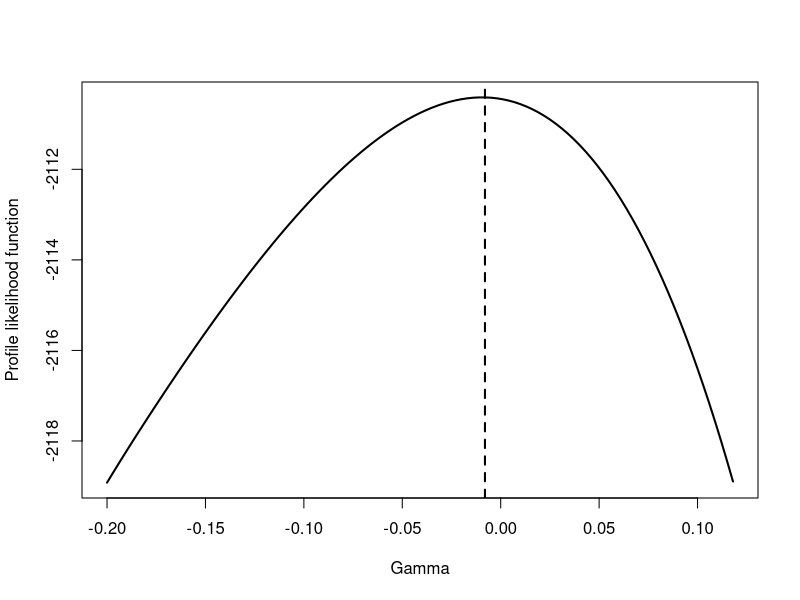

The R script that drew this image: (Note: this script raises an error after producing the figure.)
## R code for estimation in semi-competing endpoints with PVF frailty: Restricted Model 
## Written by: Elizbeth Bedia
## Edited by: Dipankar Bandyopadhyay, on 08/26/2023



############################ CALL DATA INTO R #####################################################
library(survival)
data(colon)
dados1=colon[colon$etype==1,]
dados2=colon[colon$etype==2,]
dados=colon
Y1=dados1$time/365 # years
d1=dados1$status
Y2=dados2$time/365 # years
d2=dados2$status
x1=as.factor(dados1$rx)
#x9 =as.factor(dados1$extent)	
#x10 =dados1$surg
#x11=dados2$node4

X=model.matrix(~1+x1)
nc=ncol(X)
nrow(X)


############## LIKELIHOOD FUNCTION FOR PVF FRAILTY (RESTRICTED MODEL) ############
LogLike.PVFRestC = function(par){
  gama = par[1]
  theta = par[2]
  beta1 = par[3]
  beta2 = par[4]
  nc=ncol(X)
  b1 = par[5:(nc+4)]
  b2 = par[(nc+5):(2*nc+4)]
  alpha1=exp(X%*%b1)
  alpha2=exp(X%*%b2)
  
  S1=alpha1*Y1^(beta1)+alpha2*Y2^(beta2)
  S2=alpha1*Y1^(beta1)+alpha2*Y1^(beta2)
  a1=(1+(theta*S1)/(1-gama))
  a2=(1+(theta*S2)/(1-gama))
  K1=exp((1-gama)/(theta*gama)*(1-(a1)^gama))
  K2=exp((1-gama)/(theta*gama)*(1-(a2)^gama))
  
  temp = (alpha1*beta1*Y1^(beta1-1))^d1*
    (alpha2*beta2*Y2^(beta2-1))^d2*
    (theta+a1^gama)^(d1*d2)*
    a1^(d1*(gama-1-d2))*K1^d1*
    a2^((gama-1)*d2*(1-d1))*K2^(1-d1)
  lglik = sum(log(temp))
  return(lglik)
}
################################################################################
par=c(0.9,1,.01,.01,rep(-0.01,2*nc))
LogLike.PVFRestC(par)
fit=optim(par,LogLike.PVFRestC,control=list(fnscale=-1),method="L-BFGS-B",hessian = T)
#lower = c(-1, rep(0.0001,3),rep(-Inf,3)),upper = c(1,rep(Inf, length(par)-1)))
EMV=fit$par
EP=sqrt(diag(solve(-fit$hessian)))
L=EMV-qnorm(0.975)*EP
U=EMV+qnorm(0.975)*EP
Stat=abs(EMV/EP)
Saida=cbind(EMV, EP,Stat,L, U)
rownames(Saida)=c("gama","log_theta",paste("log_beta_", 1:2, sep = ""),paste("ph1_", 1:nc, sep = ""), paste("ph2_", 1:nc, sep = ""))
print(Saida, digits = 2)

############## For profile Likelihood function ############
LogLike.PVFRest = function(par){
  theta = par[1]
  beta1 = par[2]
  beta2 = par[3]
  nc=ncol(X)
  b1 = par[4:(nc+3)]
  b2 = par[(nc+4):(2*nc+3)]
  alpha1=exp(X%*%b1)
  alpha2=exp(X%*%b2)
  
  S1=alpha1*Y1^(beta1)+alpha2*Y2^(beta2)
  S2=alpha1*Y1^(beta1)+alpha2*Y1^(beta2)
  a1=(1+(theta*S1)/(1-gama))
  a2=(1+(theta*S2)/(1-gama))
  K1=exp((1-gama)/(theta*gama)*(1-(a1)^gama))
  K2=exp((1-gama)/(theta*gama)*(1-(a2)^gama))
  
  temp = (alpha1*beta1*Y1^(beta1-1))^d1*
    (alpha2*beta2*Y2^(beta2-1))^d2*
    (theta+a1^gama)^(d1*d2)*
    a1^(d1*(gama-1-d2))*K1^d1*
    a2^((gama-1)*d2*(1-d1))*K2^(1-d1)
  lglik = sum(log(temp))
  return(lglik)
}
gama=0.5
par=c(1,.01,.01,.01,rep(-.01,2*nc))
LogLike.PVFRest(par)

################################################################################
rgamma=seq(-0.2,0.2,0.003) # Parameters of interest
rgamma
parPVFR=c(1,.01,.01,.01,rep(-.01,2*nc))
ng=length(rgamma)
EMVRpvf=NULL
llR=numeric(ng)
for(k in 1:ng){
  gama=rgamma[k]  
  LogLike.PVFRest(parPVFR)
  fitPVFR=optim(parPVFR,LogLike.PVFRest,control=list(fnscale=-1),method="L-BFGS-B",hessian = T,
                lower = c(rep(0.0001,4),rep(-Inf,3)),upper = rep(Inf, length(parPVFR)))
  EMVRpvf=rbind(EMVRpvf,fitPVFR$par)
  llR[k]=fitPVFR$value
}
llR
max(llR)
gamaestR=rgamma[65]
gamaestR
plot(rgamma[1:107],llR[1:107], type ='l',lwd=2, xlab="Gamma", ylab="Profile likelihood function")
abline(v=-0.008,col='black',lty=2, lwd= 2)
EMVRper=EMVRpvf[65,]
EPRpvf=sqrt(diag(solve(-fitPVFR$hessian)))
Lpvfr=EMVRper-qnorm(0.975)*EPRpvf
Upvfr=EMVRper+qnorm(0.975)*EPRpvf
Statpvfr=abs(EMVper/EPpvf)
Saidapvfr=cbind(EMVRper, EPRpvf,Statpvfr,Lpvfr, Upvfr)
rownames(Saidapvfr)=c("theta",paste("beta_", 1:3, sep = ""),paste("ph1_", 1:nc, sep = ""), paste("ph2_", 1:nc, sep = ""), paste("ph3_", 1:nc, sep = ""))
print(Saidapvfr, digits = 2)

###############################################################################
############## LIKELIHOOD FUNCTION FOR GAMMA FRAILTY ##########################
LogLike.GamaRest = function(par){
  theta = par[1]
  beta1 = par[2]
  beta2 = par[3]
  nc=ncol(X)
  b1 = par[4:(nc+3)]
  b2 = par[(nc+4):(2*nc+3)]
  alpha1=exp(X%*%b1)
  alpha2=exp(X%*%b2)
  
  temp = (alpha1*beta1*Y1^(beta1-1))^d1*(alpha2*beta2*Y2^(beta2-1))^d2*(theta + 1)^(d1*d2)*
    (1 + theta*(alpha1*Y1^(beta1)+alpha2*Y2^(beta2)))^(-d1-d2- 1/theta)
  lglik = sum(log(temp))
  return(lglik)
}
##########################################################################################
pargr=c(1,.01,.01,rep(-0.01,2*nc))
LogLike.GamaRest(pargr)
fitgr=optim(pargr,LogLike.GamaRest,control=list(fnscale=-1),method="L-BFGS-B",hessian = T)
      # lower = c(rep(0.0001,3),rep(-Inf,3)),upper = rep(Inf, length(par)))
EMVgr=fitgr$par
EPgr=sqrt(diag(solve(-fitgr$hessian)))
Lgr=EMVgr-qnorm(0.975)*EPgr
Ugr=EMVgr+qnorm(0.975)*EPgr
Statgr=abs(EMVgr/EPgr)
Saidagr=cbind(EMVgr, EPgr,Statgr,Lgr, Ugr)
rownames(Saidagr)=c("log_theta",paste("log_beta_", 1:2, sep = ""),paste("ph1_", 1:nc, sep = ""), paste("ph2_", 1:nc, sep = ""))
print(Saidagr, digits = 2)

############################## LIKELIHOOD FUNCTION FOR IG FRAILTY #####################
LogLike.IGRest = function(par){
  theta = exp(par[1])
  beta1 = (par[2])
  beta2 = (par[3])
  nc=ncol(X)
  b1 = par[4:(nc+3)]
  b2 = par[(nc+4):(2*nc+3)]
  alpha1=exp(X%*%b1)
  alpha2=exp(X%*%b2)
  
  K1=sqrt(1+2*theta*(alpha1*Y1^(beta1)+alpha2*Y2^(beta2)))
  K2=sqrt(1+2*theta*(alpha1*Y1^(beta1)+alpha2*Y1^(beta2)))
  
  temp = (alpha1*beta1*Y1^(beta1-1))^d1*(alpha2*beta2*Y2^(beta2-1))^d2*(K1+theta)^(d1*d2)*
    exp(1/theta*(1-K1))^d1*exp(1/theta*(1-K2))^(1-d1)*K1^(-d1*(1+2*d2))*K2^(-d2*(1-d1))
  lglik = sum(log(temp))
  return(lglik)
  
}
#################################################################################
parIGr=c(1,.01,.01,rep(-0.01,2*nc))
LogLike.IGRest(parIGr)
fitIGr=optim(parIGr,LogLike.IGRest,control=list(fnscale=-1),method="L-BFGS-B",hessian = T)
           #lower = c(rep(0.0001,3),rep(-Inf,3)),upper = rep(Inf, 9))
EMVigr=fitIGr$par
EPigr=sqrt(diag(solve(-fitIGr$hessian)))
Ligr=EMVigr-qnorm(0.975)*EPigr
Uigr=EMVigr+qnorm(0.975)*EPigr
Statigr=abs(EMVigr/EPigr)
Saidaigr=cbind(EMVigr, EPigr,Statigr,Ligr, Uigr)
rownames(Saidaigr)=c("theta",paste("beta_", 1:2, sep = ""),
                     paste("ph1_", 1:nc, sep = ""), paste("ph2_", 1:nc, sep = ""))
print(Saidaigr, digits = 2)
########################### AIC and BIC method  #################################
AIC= function(Logf, K){
  AIC=2*K-2*Logf
  AIC
}
BIC = function(Logf, K, n){
  BIC=log(n)*K-2*Logf
  BIC
}
n=nrow(X)
gama=gamaestR
Kpvfr=length(fit$par)
Kgr=length(fitgr$par)
Kigr=length(fitIGr$par)

Logfpvfr=LogLike.PVFRestC(EMV) 
Logfgr=LogLike.GamaRest(EMVgr)
Logfigr=LogLike.IGRest(EMVigr)

AICpvfr=AIC(Logfpvfr,Kpvfr) 
AICgr=AIC(Logfgr,Kgr)
AICigr=AIC(Logfigr,Kigr)

BICpvfr=BIC(Logfpvfr,Kpvfr,n)
BICgr=BIC(Logfgr,Kgr,n)
BICigr=BIC(Logfigr,Kigr,n)

Saidapvfr=cbind(Logfpvfr, AICpvfr,BICpvfr)
rownames(Saidapvfr)=c("PVF Model")
print(Saidapvfr, digits = 7)

Saidagr=cbind(Logfgr, AICgr,BICgr)
rownames(Saidagr)=c("Gamma Model")
print(Saidagr, digits = 7)

Saidaigr=cbind(Logfigr, AICigr,BICigr)
rownames(Saidaigr)=c("IG Model")
print(Saidaigr, digits = 7)

